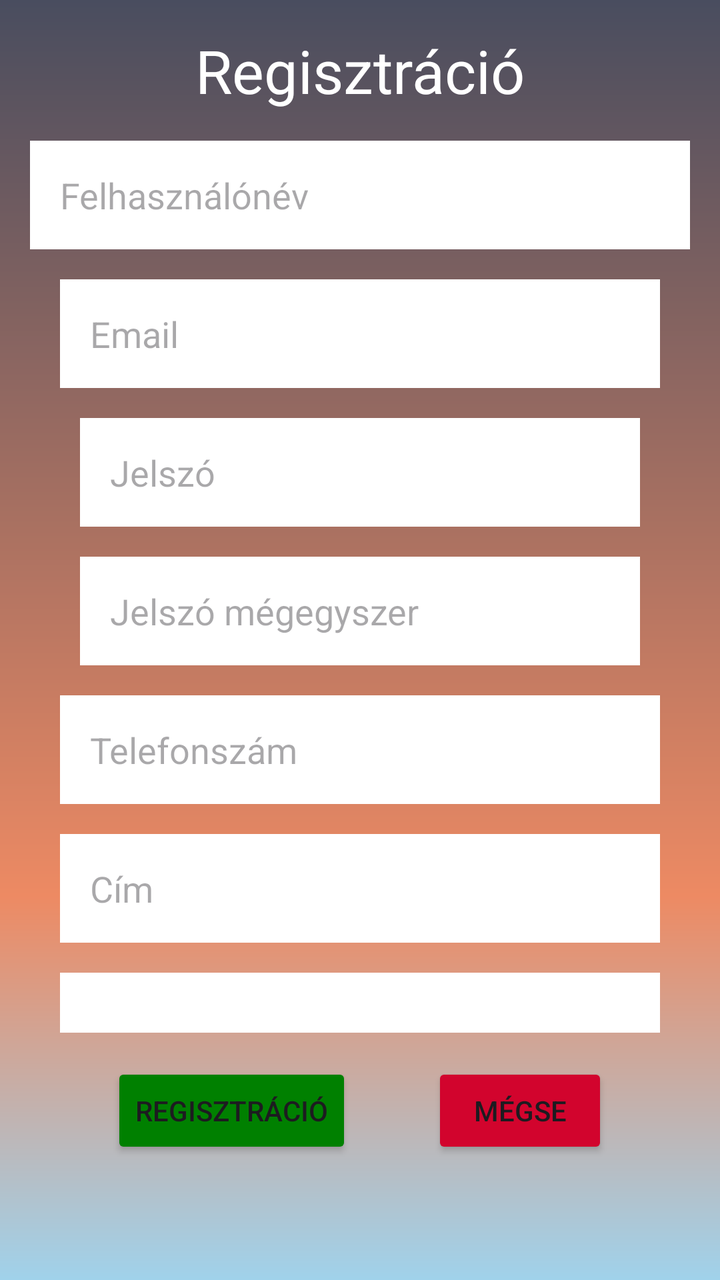
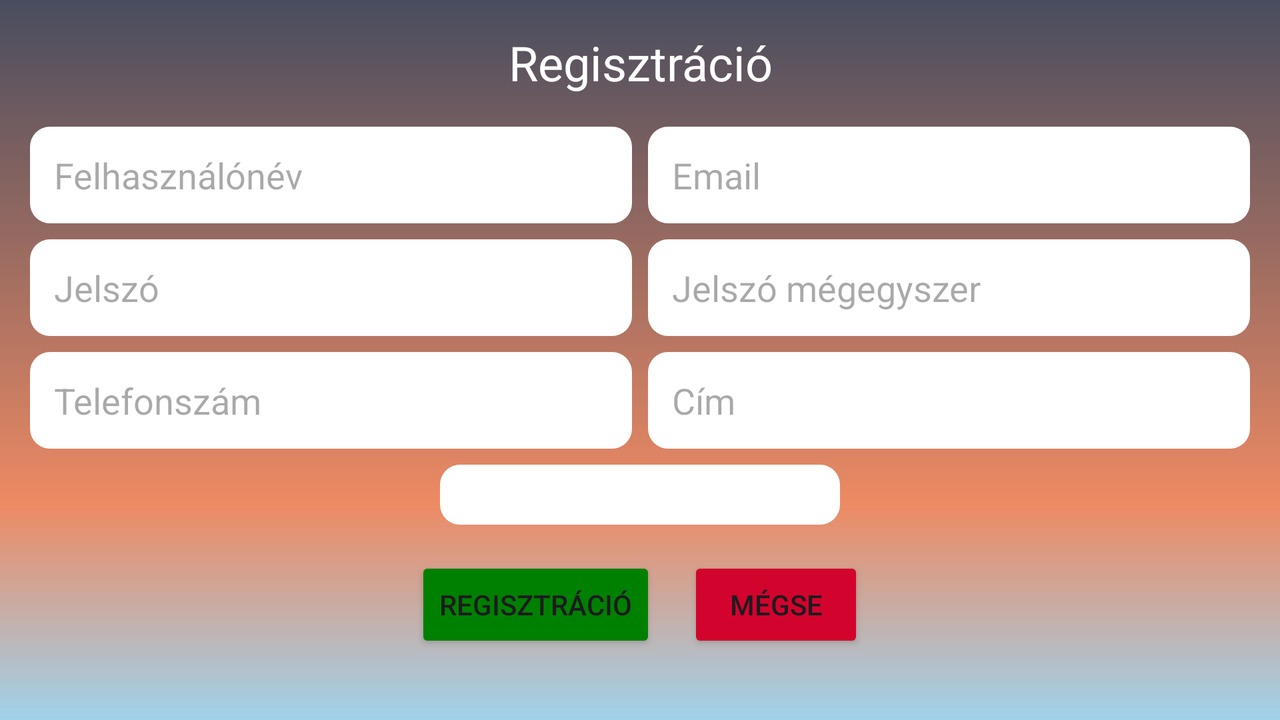

An Android layout and its configuration variant, each rendered on a device that would load it. The default file and the variant file are quoted in full after the pictures.
<!-- AndroidManifest.xml: application theme Theme.FociBajnoksag_RXBKK7_beadando -->
<!-- res/layout/activity_register.xml -->
<?xml version="1.0" encoding="utf-8"?>
<ScrollView
    xmlns:android="http://schemas.android.com/apk/res/android"
    xmlns:app="http://schemas.android.com/apk/res-auto"
    xmlns:tools="http://schemas.android.com/tools"
    android:id="@+id/main"
    android:layout_width="match_parent"
    android:layout_height="match_parent"
    android:background="@drawable/hatter_register"
    android:orientation="vertical"
    tools:context=".RegisterActivity">

    <RelativeLayout
        android:layout_width="match_parent"
        android:layout_height="wrap_content"

        >

    <TextView
        android:id="@+id/regisztraciotextview"
        android:layout_width="wrap_content"
        android:layout_height="wrap_content"
        android:layout_alignParentStart="true"
        android:layout_alignParentEnd="true"
        android:layout_marginTop="@dimen/default_margin_register"
        android:text="@string/regisztraciogomb"
        android:textAlignment="center"
        android:textColor="#FFFFFF"
        android:textSize="30sp"
        />

    <EditText
        android:id="@+id/felhasznalonevedittext"
        android:layout_below="@id/regisztraciotextview"
        android:layout_width="wrap_content"
        android:layout_height="wrap_content"
        android:layout_marginTop="@dimen/default_margin_register"
        android:layout_marginLeft="@dimen/default_margin_register"
        android:layout_marginRight="@dimen/default_margin_register"
        android:layout_alignParentStart="true"
        android:layout_alignParentEnd="true"
        android:autofillHints="@string/felhasznalonev"
        android:hint="@string/felhasznalonev"
        android:inputType="textPersonName"
        android:background="#FFFFFF"
        android:padding="15dp"

        />

    <EditText
        android:id="@+id/emailedittext"
        android:layout_below="@id/felhasznalonevedittext"
        android:layout_width="match_parent"
        android:layout_height="wrap_content"
        android:layout_marginTop="@dimen/default_margin_register"
        android:layout_alignParentStart="true"
        android:layout_alignParentEnd="true"
        android:autofillHints="@string/email"
        android:hint="@string/email"
        android:layout_marginLeft="30dp"
        android:layout_marginRight="30dp"
        android:inputType="textEmailAddress"
        android:background="#FFFFFF"
        android:padding="15dp"

        />

    <EditText
        android:id="@+id/jelszoEditText"
        android:layout_below="@id/emailedittext"
        android:layout_width="match_parent"
        android:layout_height="wrap_content"
        android:layout_marginTop="@dimen/default_margin_register"
        android:background="#FFFFFF"
        android:importantForAutofill="no"
        android:padding="15dp"
        android:ems="10"
        android:layout_marginLeft="40dp"
        android:layout_marginRight="40dp"
        android:layout_alignParentStart="true"
        android:layout_alignParentEnd="true"
        android:hint="@string/jelszo"
        android:inputType="textPassword"
        />

    <EditText
        android:id="@+id/jelszoujraEditText"
        android:layout_below="@id/jelszoEditText"
        android:layout_width="match_parent"
        android:layout_height="wrap_content"
        android:layout_marginTop="@dimen/default_margin_register"
        android:ems="10"
        android:layout_marginLeft="40dp"
        android:layout_marginRight="40dp"
        android:layout_alignParentStart="true"
        android:layout_alignParentEnd="true"
        android:hint="@string/jelszoujra"
        android:importantForAutofill="no"
        android:inputType="textPassword"
        android:background="#FFFFFF"
        android:padding="15dp"

        />

    <EditText
        android:id="@+id/telefonszamedittext"
        android:layout_width="match_parent"
        android:layout_height="wrap_content"
        android:layout_below="@id/jelszoujraEditText"
        android:layout_alignParentStart="true"
        android:layout_alignParentEnd="true"
        android:layout_marginLeft="30dp"
        android:layout_marginTop="@dimen/default_margin_register"
        android:layout_marginRight="30dp"
        android:ems="10"
        android:hint="@string/telefonszam"
        android:background="#FFFFFF"
        android:importantForAutofill="no"
        android:padding="15dp"
        android:inputType="phone"
        tools:visibility="visible" />

    <EditText
        android:id="@+id/adddressedittext"
        android:layout_width="match_parent"
        android:layout_height="wrap_content"
        android:layout_below="@id/telefonszamedittext"
        android:layout_alignParentStart="true"
        android:layout_alignParentEnd="true"
        android:layout_marginLeft="30dp"
        android:layout_marginTop="@dimen/default_margin_register"
        android:layout_marginRight="30dp"
        android:ems="10"
        android:hint="@string/cim"
        android:inputType="textPostalAddress|textMultiLine"
        android:background="#FFFFFF"
        android:padding="15dp"
        android:maxLines="3"
        tools:visibility="visible" />


    <Spinner
        android:id="@+id/spinnerLiga"
        android:layout_width="match_parent"
        android:layout_height="wrap_content"
        android:layout_below="@id/adddressedittext"
        android:layout_alignParentStart="true"
        android:layout_alignParentEnd="true"
        android:background="#FFFFFF"
        android:padding="15dp"
        android:layout_marginLeft="30dp"
        android:layout_marginTop="@dimen/default_margin_register"
        android:layout_marginRight="30dp"

        />

    <LinearLayout
        android:layout_width="wrap_content"
        android:layout_height="wrap_content"
        android:orientation="horizontal"
        android:layout_below="@id/spinnerLiga"
        android:layout_marginTop="@dimen/default_margin_register"
        android:layout_centerHorizontal="true"
        >
        <Button
            android:layout_width="wrap_content"
            android:layout_height="wrap_content"
            android:text="@string/regisztraciogomb"
            android:onClick="register"
            android:backgroundTint="#008000"
            />
        <Button
            android:layout_width="wrap_content"
            android:layout_height="wrap_content"
            android:text="@string/megse"
            android:layout_marginStart="40dp"
            android:onClick="megse"
            android:backgroundTint="#D2042D"
            />
    </LinearLayout>

    </RelativeLayout>

</ScrollView>
<!-- resources referenced by this layout -->
<resources>
  <dimen name="default_margin_register">15dp</dimen>
  <!-- drawable hatter_register (drawable) -->
  <?xml version="1.0" encoding="utf-8"?>
  <shape xmlns:android="http://schemas.android.com/apk/res/android"
      android:shape="rectangle">
      <gradient
          android:type="linear"
          android:angle="100"
          android:endColor="#a0d2eb"
          android:startColor="#494d5f"
          android:centerColor="#ed8a63"
          android:centerX="0.7"
          android:centerY="0.3"
          />
  </shape>
  <string name="cim">Cím</string>
  <string name="email">Email</string>
  <string name="felhasznalonev">Felhasználónév</string>
  <string name="jelszo">Jelszó</string>
  <string name="jelszoujra">Jelszó mégegyszer</string>
  <string name="megse">Mégse</string>
  <string name="regisztraciogomb">Regisztráció</string>
  <string name="telefonszam">Telefonszám</string>
  <style name="Theme.FociBajnoksag_RXBKK7_beadando" parent="Base.Theme.FociBajnoksag_RXBKK7_beadando" />
  <style name="Base.Theme.FociBajnoksag_RXBKK7_beadando" parent="Theme.Material3.DayNight.NoActionBar">
          
          
      </style>
</resources>
<!-- res/layout-land/activity_register.xml (the author's variant of the layout above) -->
<!-- drawn on the phone turned sideways -->
<?xml version="1.0" encoding="utf-8"?>
<ScrollView
    xmlns:android="http://schemas.android.com/apk/res/android"
    xmlns:app="http://schemas.android.com/apk/res-auto"
    xmlns:tools="http://schemas.android.com/tools"
    android:layout_width="match_parent"
    android:layout_height="match_parent"
    tools:context=".RegisterActivity"
    android:orientation="horizontal"
    android:background="@drawable/hatter_register"
    android:id="@+id/main"
    android:fillViewport="true">

<androidx.constraintlayout.widget.ConstraintLayout

    android:layout_width="match_parent"
    android:layout_height="wrap_content"
    android:padding="15dp"
    >

        <TextView
            android:id="@+id/regisztraciotextview"
            android:layout_width="0dp"
            android:layout_height="wrap_content"
            android:text="@string/regisztraciogomb"
            android:textColor="#FFFFFF"
            android:textSize="24sp"
            android:textAlignment="center"
            app:layout_constraintTop_toTopOf="parent"
            app:layout_constraintStart_toStartOf="parent"
            app:layout_constraintEnd_toEndOf="parent"/>
    <LinearLayout
        android:id="@+id/nevek"
        android:layout_width="0dp"
        android:layout_height="wrap_content"
        android:layout_marginTop="8dp"
        android:orientation="horizontal"
        android:baselineAligned="false"
        app:layout_constraintTop_toBottomOf="@id/regisztraciotextview"
        app:layout_constraintStart_toStartOf="parent"
        app:layout_constraintEnd_toEndOf="parent">

        <EditText
            android:id="@+id/felhasznalonevedittext"
            android:layout_width="0dp"
            android:layout_height="wrap_content"
            android:layout_weight="1"
            android:layout_marginEnd="4dp"
            android:layout_marginTop="8dp"
            android:hint="@string/felhasznalonev"
            android:inputType="textPersonName"
            android:background="@drawable/edittext_background"
            android:padding="12dp"
            app:layout_constraintStart_toStartOf="parent"
            app:layout_constraintEnd_toEndOf="parent"/>

        <EditText
            android:id="@+id/emailedittext"
            android:layout_marginStart="4dp"
            android:layout_width="0dp"
            android:layout_weight="1"
            android:layout_height="wrap_content"
            android:layout_marginTop="8dp"
            android:hint="@string/email"
            android:inputType="textEmailAddress"
            android:background="@drawable/edittext_background"
            android:padding="12dp"

            />
    </LinearLayout>

        <LinearLayout
            android:id="@+id/jelszavak"
            android:layout_width="0dp"
            android:layout_height="wrap_content"
            android:layout_marginTop="8dp"
            android:orientation="horizontal"
            android:baselineAligned="false"
            app:layout_constraintTop_toBottomOf="@id/nevek"
            app:layout_constraintStart_toStartOf="parent"
            app:layout_constraintEnd_toEndOf="parent">

            <EditText
                android:id="@+id/jelszoEditText"
                android:layout_width="0dp"
                android:layout_height="wrap_content"
                android:layout_weight="1"
                android:layout_marginEnd="4dp"
                android:hint="@string/jelszo"
                android:inputType="textPassword"
                android:background="@drawable/edittext_background"
                android:padding="12dp"/>

            <EditText
                android:id="@+id/jelszoujraEditText"
                android:layout_width="0dp"
                android:layout_height="wrap_content"
                android:layout_weight="1"
                android:layout_marginStart="4dp"
                android:hint="@string/jelszoujra"
                android:inputType="textPassword"
                android:background="@drawable/edittext_background"
                android:padding="12dp"/>
        </LinearLayout>

        <LinearLayout
            android:id="@+id/cimtelo"
            android:layout_width="0dp"
            android:layout_height="wrap_content"
            android:layout_marginTop="8dp"
            android:orientation="horizontal"
            android:baselineAligned="false"
            app:layout_constraintTop_toBottomOf="@id/jelszavak"
            app:layout_constraintStart_toStartOf="parent"
            app:layout_constraintEnd_toEndOf="parent">

            <EditText
                android:id="@+id/telefonszamedittext"
                android:layout_width="0dp"
                android:layout_height="wrap_content"
                android:layout_weight="1"
                android:layout_marginEnd="4dp"
                android:hint="@string/telefonszam"
                android:inputType="phone"
                android:background="@drawable/edittext_background"
                android:padding="12dp"/>

            <EditText
                android:id="@+id/adddressedittext"
                android:layout_width="0dp"
                android:layout_height="wrap_content"
                android:layout_weight="1"
                android:layout_marginStart="4dp"
                android:hint="@string/cim"
                android:inputType="textPostalAddress"
                android:background="@drawable/edittext_background"
                android:padding="12dp"/>
        </LinearLayout>

        <Spinner
            android:id="@+id/spinnerLiga"
            android:layout_width="200dp"
            android:layout_height="wrap_content"
            android:layout_marginTop="8dp"
            android:background="@drawable/edittext_background"
            android:padding="15dp"
            app:layout_constraintTop_toBottomOf="@id/cimtelo"
            app:layout_constraintStart_toStartOf="parent"
            app:layout_constraintEnd_toEndOf="parent"/>

        <LinearLayout
            android:layout_width="0dp"
            android:layout_height="wrap_content"
            android:layout_marginTop="16dp"
            android:orientation="horizontal"
            android:gravity="center"
            app:layout_constraintTop_toBottomOf="@id/spinnerLiga"
            app:layout_constraintStart_toStartOf="parent"
            app:layout_constraintEnd_toEndOf="parent">

            <Button
                android:id="@+id/btnRegister"
                android:layout_width="wrap_content"
                android:layout_height="wrap_content"
                android:text="@string/regisztraciogomb"
                android:onClick="register"
                android:backgroundTint="#008000"
                android:layout_marginEnd="16dp"/>

            <Button
                android:id="@+id/btnCancel"
                android:layout_width="wrap_content"
                android:layout_height="wrap_content"
                android:text="@string/megse"
                android:onClick="megse"
                android:backgroundTint="#D2042D"/>
        </LinearLayout>
    </androidx.constraintlayout.widget.ConstraintLayout>
</ScrollView>
<!-- resources referenced by the variant -->
<!-- as the phone turned sideways resolves them -->
<resources>
  <!-- drawable edittext_background (drawable) -->
  <shape xmlns:android="http://schemas.android.com/apk/res/android">
      <solid android:color="#FFFFFF"/>
      <corners android:radius="10dp"/>
  
  </shape>
  <!-- drawable hatter_register (drawable) -->
  <?xml version="1.0" encoding="utf-8"?>
  <shape xmlns:android="http://schemas.android.com/apk/res/android"
      android:shape="rectangle">
      <gradient
          android:type="linear"
          android:angle="100"
          android:endColor="#a0d2eb"
          android:startColor="#494d5f"
          android:centerColor="#ed8a63"
          android:centerX="0.7"
          android:centerY="0.3"
          />
  </shape>
  <string name="cim">Cím</string>
  <string name="email">Email</string>
  <string name="felhasznalonev">Felhasználónév</string>
  <string name="jelszo">Jelszó</string>
  <string name="jelszoujra">Jelszó mégegyszer</string>
  <string name="megse">Mégse</string>
  <string name="regisztraciogomb">Regisztráció</string>
  <string name="telefonszam">Telefonszám</string>
  <style name="Theme.FociBajnoksag_RXBKK7_beadando" parent="Base.Theme.FociBajnoksag_RXBKK7_beadando" />
  <style name="Base.Theme.FociBajnoksag_RXBKK7_beadando" parent="Theme.Material3.DayNight.NoActionBar">
          
          
      </style>
</resources>
